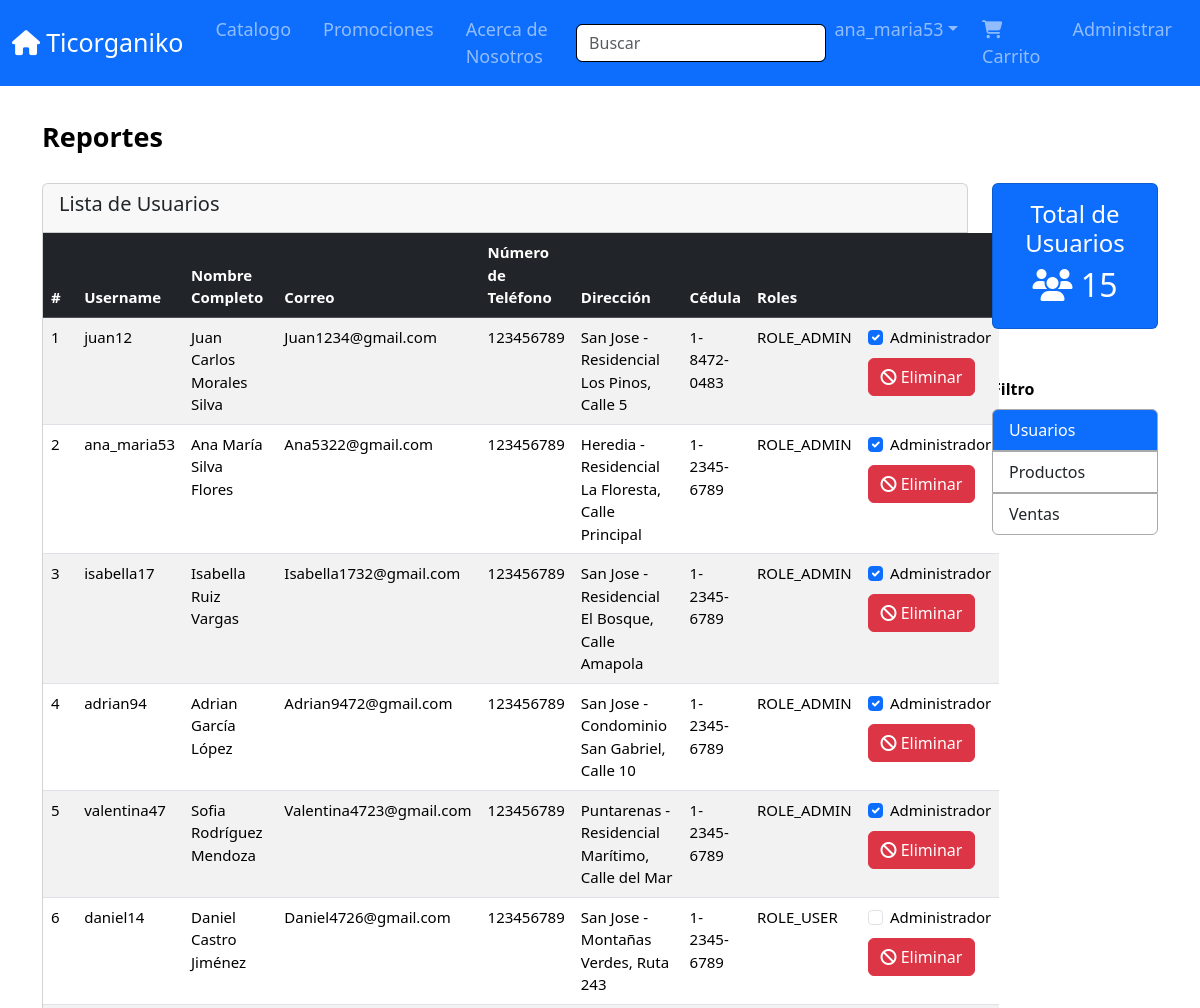
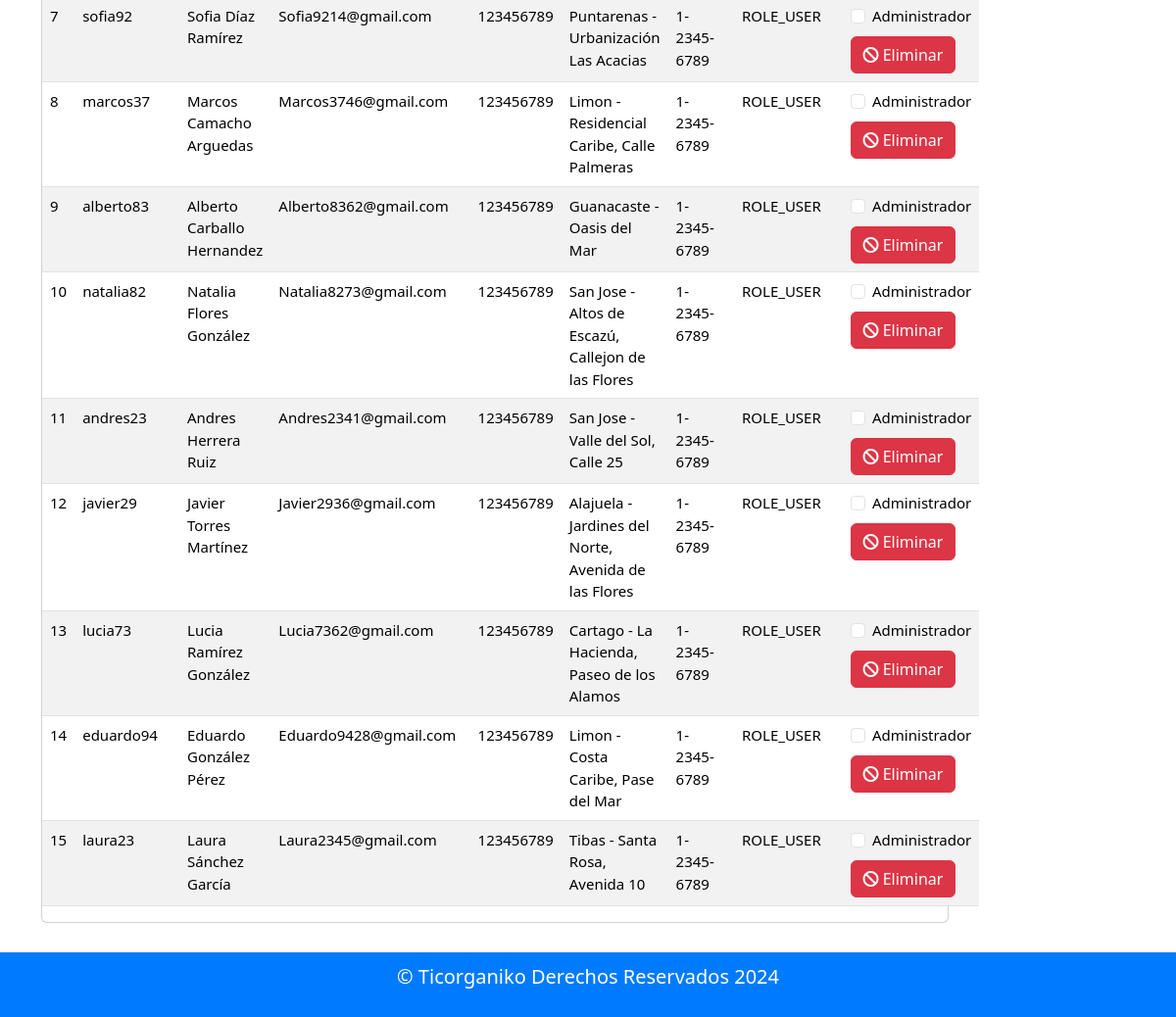
The page /reporteUsuarios.php (signed in) on the database as committed earlier (2 pictures, top to bottom).
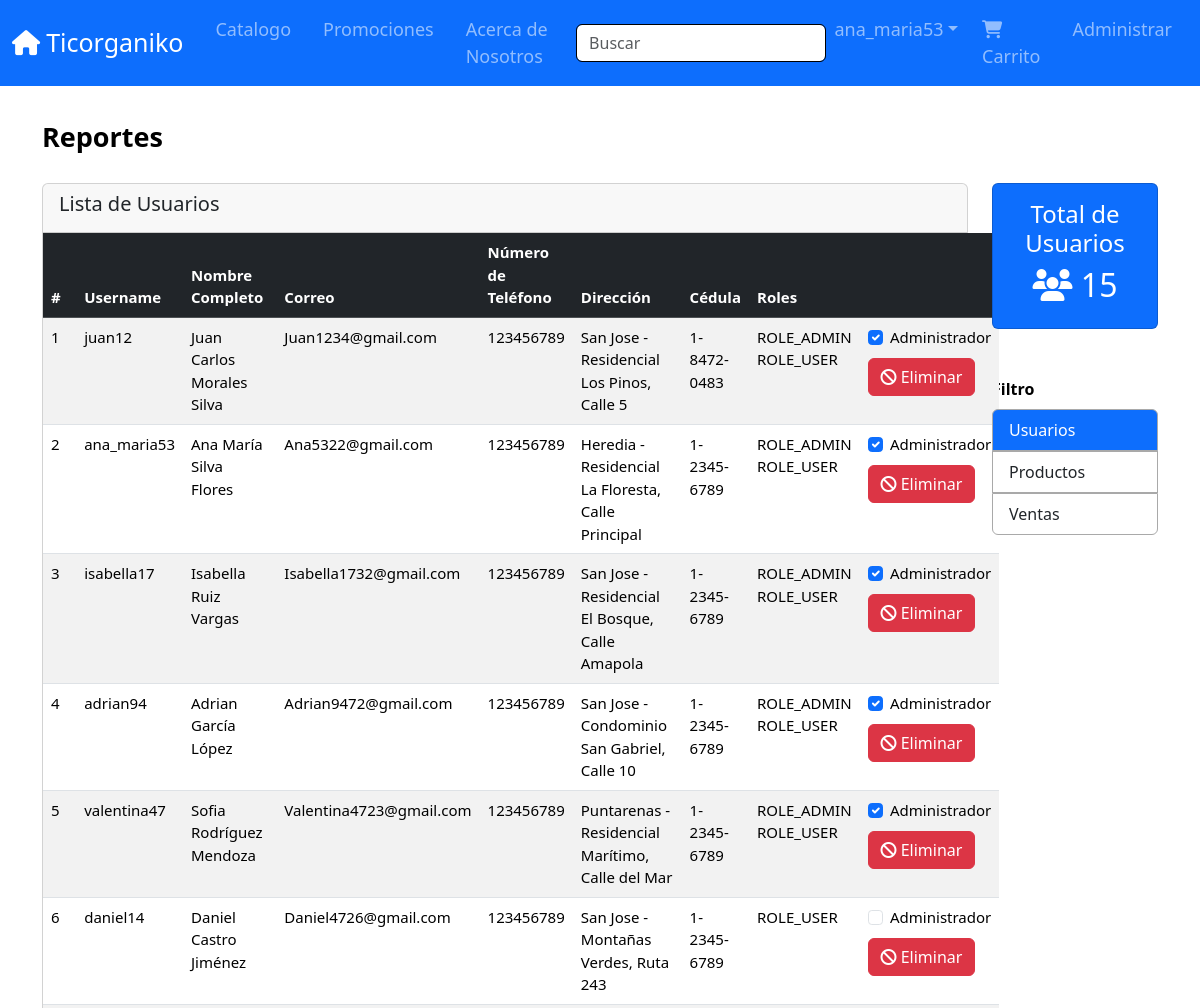
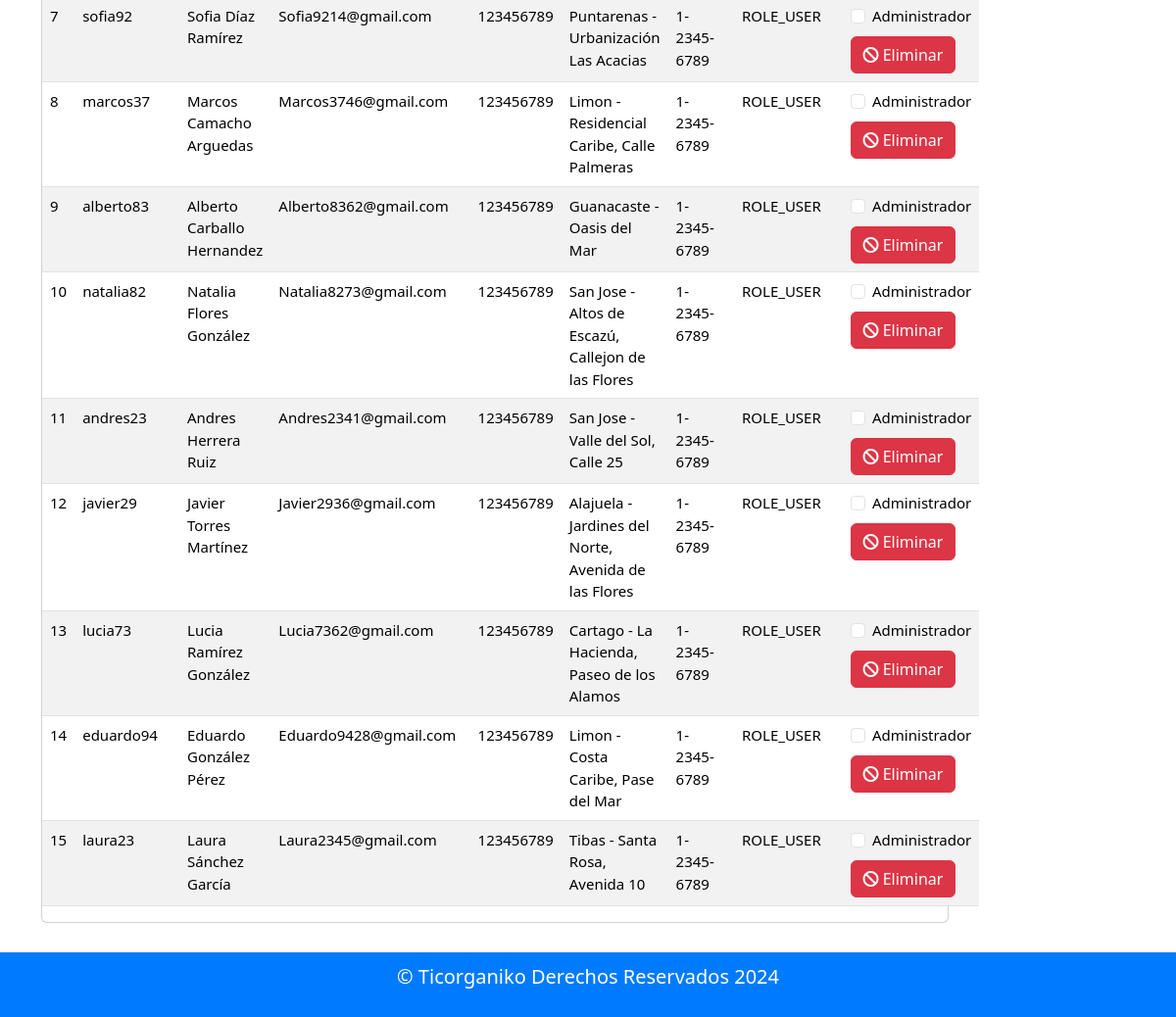
The same page on the database as committed later (2 pictures, top to bottom).
### tables this page shows
CREATE TABLE cliente (
  id_cliente INT NOT NULL AUTO_INCREMENT,
  nombre VARCHAR(35) NOT NULL,
  correo VARCHAR(30) NOT NULL,
  numero_telefono INT,
  direccion VARCHAR(120),
  cedula INT NOT NULL,
  username VARCHAR(15) NOT NULL,
  password VARCHAR(512) NOT NULL,
  ruta_imagen VARCHAR(1024),
  activo BOOLEAN,
  PRIMARY KEY (id_cliente));

create table rol (
  id_rol INT NOT NULL AUTO_INCREMENT,
  id_cliente INT NOT NULL,
  nombre VARCHAR(20),
  PRIMARY KEY (id_rol),
  FOREIGN KEY fk_rol_cliente (id_cliente) REFERENCES cliente(id_cliente)
);

### reporteUsuarios.php (the view, shortened to what this page needs)
<?php
include "conexion.php";
include_once "plantilla.php";
include_once "ProcesosLR.php";
$sqlClientes = "SELECT * FROM cliente";
$resultClientes = $conn->query($sqlClientes);
?>
<!DOCTYPE html>
<html xmlns="http://www.w3.org/1999/xhtml">
<head>
    <link rel="stylesheet" href="css/estilos.css">
    <link href="https://cdn.jsdelivr.net/npm/bootstrap@5.3.3/dist/css/bootstrap.min.css" rel="stylesheet">
</head>
<body>
    <?php
    MostrarNavbar();
    ?>
    <section id="main-header" class="py-0">
        <div class="container">
            <div class="row">
                <div class="col-md-6">
                    <h1 style="margin-bottom: 30px;"><b>Reportes</b></h1>
                </div>
            </div>
            <div class="row">
                <div class="col-md-10">
                    <div class="card">
                        <div class="card-header">
                            <h5 id="titulo">Lista de Usuarios</h5>
                        </div>
                        <div id="tabla">
                            <?php if ($resultClientes->num_rows > 0): ?>
                            <table class="table table-striped table-hover">
                                <thead class="table-dark" style="font-size: 15px;">
                                    <tr>
                                        <th>#</th>
                                        <th>Username</th>
                                        <th>Nombre Completo</th>
                                        <th>Correo</th>
                                        <th>Número de Teléfono</th>
                                        <th>Dirección</th>
                                        <th>Cédula</th>
                                        <th>Roles</th>
                                        <th></th>
                                    </tr>
                                </thead>
                                <tbody style="font-size: 15px;">
                                    <?php $contador = 1; ?>
                                    <?php while ($cliente = $resultClientes->fetch_assoc()): ?>
                                    <tr>
                                        <td><?php echo $contador; ?></td>
                                        <td><?php echo $cliente['username']; ?></td>
                                        <td><?php echo $cliente['nombre']; ?></td>
                                        <td><?php echo $cliente['correo']; ?></td>
                                        <td><?php echo $cliente['numero_telefono']; ?></td>
                                        <td><?php echo $cliente['direccion']; ?></td>
                                        <td><?php
                                                    $cedula = $cliente['cedula'];
                                                    $formatoCedula = substr_replace($cedula, '-', 1, 0);
                                                    $formatoCedula = substr_replace($formatoCedula, '-', 6, 0);
                                                    echo $formatoCedula;
                                                ?></td>
                                        <td>
                                            <?php
                                                    $idCliente = $cliente['id_cliente'];
                                                    $sqlRoles = "SELECT nombre FROM rol WHERE id_cliente = '$idCliente'";
                                                    $resultRoles = $conn->query($sqlRoles);
                                                    while ($rol = $resultRoles->fetch_assoc()) {
                                                        echo $rol['nombre'] . " ";
                                                    }
                                                    ?>
                                        </td>
                                        <td>
                                            <form action="procesosLR.php" method="POST">
                                                <div class="mb-2 form-check">
                                                    <input type="checkbox" class="form-check-input admin-checkbox"
                                                        id="checkAdmin<?php echo $idCliente; ?>" <?php
                                                            $sqlRolAdmin = "SELECT COUNT(*) AS count FROM rol WHERE nombre = 'ROLE_ADMIN' AND id_cliente = '$idCliente'";
                                                            $resultRolAdmin = $conn->query($sqlRolAdmin);
                                                            $rolAdminRow = $resultRolAdmin->fetch_assoc();
                                                            $isAdmin = $rolAdminRow['count'] > 0;
                                                            echo $isAdmin ? 'checked' : '';
                                                            ?> name="admin">
                                                    <label class="form-check-label"
                                                        for="checkAdmin<?php echo $idCliente; ?>">Administrador</label>
                                                </div>
                                                <button type="submit" class="btn btn-danger">
                                                    <i class="fa-solid fa-ban"></i> Eliminar
                                                </button>
                                            </form>
                                        </td>
                                    </tr>
                                    <?php $contador++; ?>
                                    <?php endwhile; ?>
                                </tbody>
                            </table>
                            <?php else: ?>
                            <div class="text-center p-2">
                                <span>No hay usuarios registrados</span>
                            </div>
                            <?php endif; ?>
                        </div>
                    </div>
                </div>
                <div class="col-md-2">
                    <div class="card text-center text-white mb-2" style="background: #0d6efd;">
                        <div class="card-body">
                            <h4>Total de Usuarios</h4>
                            <h6 class="fs-2"><i class="fas fa-users"></i> <?php echo $resultClientes->num_rows; ?></h6>
                        </div>
                    </div>
                    <p class="text-left mb-2" style="padding-top: 40px; color: #000;"><b>Filtro</b></hp>
                    <div class="list-group">
                        <button type="button" style="border: 1px solid #a9a9a9;"
                            class="list-group-item list-group-item-action active"
                            onclick="hrefUsuarios()">Usuarios</button>
                        <button type="button" style="border: 1px solid #a9a9a9;"
                            class="list-group-item list-group-item-action" onclick="hrefProductos()">Productos</button>
                        <button type="button" style="border: 1px solid #a9a9a9;"
                            class="list-group-item list-group-item-action">Ventas</button>
                    </div>
                </div>
            </div>
        </div>
    </section>
    <?php
    MostrarFooter();
    ?>
</body>
</html>

### plantilla.php (shortened to what this page needs)
<?php
function MostrarNavbar()
{
    include "conexion.php";
    ?>
    <head>
        <link rel="stylesheet" href="css/estilos.css">
        <link href="https://cdn.jsdelivr.net/npm/bootstrap@5.3.3/dist/css/bootstrap.min.css" rel="stylesheet">
    </head>
    <nav class="navbar navbar-expand-sm navbar-dark py-2 bg-primary p-0">
        <div class="container" style="max-width: 1360px;">
            <a href="index.php" class="navbar-brand" style="font-size: 25px"><i class="fa-solid fa-house"></i>Ticorganiko</a>
            <div class="collapse navbar-collapse justify-content-between" id="navbarCollapse">
                <ul class="navbar-nav">
                    <li class="nav-item px-2"><a class="nav-link" href="categoriasPanel.php">Catalogo</a></li>
                    <li class="nav-item px-2"><a class="nav-link" href="promocionesPanel.php">Promociones</a></li>
                    <li class="nav-item px-2"><a class="nav-link" href="contactoPanel.php">Acerca de Nosotros</a></li>
                </ul>
                <form class="form-inline">
                    <div class="input-group">
                        <input class="form-control mr-sm-2" type="text" class="form-control" id="busqueda" name="busqueda" style="border: 1px solid #000000;" placeholder="Buscar" />
                    </div>
                </form>
                <ul class="navbar-nav">
                    <?php
                    if (isset($_SESSION["username"])) {
                        echo '<li class="nav-item dropdown">
                                <a class="nav-link dropdown-toggle"
                                   data-bs-toggle="dropdown"
                                   href="#"
                                   role="button"
                                   aria-expanded="false">' . $_SESSION["username"] . '</a>
                                <ul class="dropdown-menu dropdown-menu-dark">
                                    <li><a class="dropdown-item" href="perfilPanel.php" style="font-size: 15px;">Ver Perfil</a></li>
                                    <li><hr class="dropdown-divider"></li>
                                    <form method="post" action="ProcesosLR.php">
                                        <input type="hidden" name="action" value="CerrarSesion">
                                        <li><button type="submit" class="dropdown-item" style="font-size: 15px;">Cerrar Sesion</button></li>
                                    </form>
                                </ul>
                            </li>';
                        echo '<li class="nav-item px-2">
                                <a class="nav-link" href="carritoPanel.php">
                                    <i class="fa-solid fa-cart-shopping"></i>Carrito';
                        echo '</a>
                            </li>';
                        $username = $_SESSION["username"];
                        $query = "SELECT COUNT(*) as count FROM rol WHERE id_cliente = (SELECT id_cliente FROM cliente WHERE username = '$username') AND nombre = 'ROLE_ADMIN'";
                        $result = mysqli_query($conn, $query);
                        if ($result) {
                            $row = mysqli_fetch_assoc($result);
                            $count = $row["count"];
                            if ($count > 0) {
                                echo '<li class="nav-item px-2">
                                        <a class="nav-link" href="reporteUsuarios.php">Administrar</a>
                                      </li>';
                            }
                        } else {
                            echo "Error en la consulta SQL: " . mysqli_error($conn);
                        }
                    }
                    ?>
                </ul>
            </div>
        </div>
    </nav>
<?php
    $output = ob_get_clean();
    echo $output;
}
function MostrarFooter()
{
    ?>
    <footer class="footerPlantilla" id="footerPlantilla">
        <div class="container">
            <div class="row">
                <div class="col">
                    <p class="lead text-center">
                        &copy; Ticorganiko Derechos Reservados 2024
                    </p>
                </div>
            </div>
        </div>
    </footer>
<?php
    $output = ob_get_clean();
    echo $output;
}
    ?>

### css/estilos.css (style rules this page uses)
.fa-house { margin-right: 6px; }
.fa-cart-shopping { margin-right: 8px; }
.form-inline { width: 30%; }
.navbar-brand { font-size: 24px; }
.navbar-nav .nav-item a { font-size: 18px; }
#footerPlantilla { background-color: #007BFF; color: #fff; padding: 10px 0; margin-top: 30px; }
#main-header { background-color: #fff; color: #fff; padding: 10px 0; }
#main-header h1 { font-size: 27px; color: #000; margin-top: 15px; }
.card { text-align: left; font-size: 18px; }
.col-md-6 { max-width: 440px; margin-left: 0px; }
.col-md-6 { padding-top: 20px; }
table { width: 100%; border-collapse: collapse; margin-bottom: 20px; }
th, td { padding: 10px; text-align: left; border-bottom: 1px solid #ddd; }
th { background-color: #f2f2f2; }

Rows that differ between the two databases and show on the page:
changed cliente "juan12": gains rol (nombre "ROLE_USER")
changed cliente "ana_maria53": gains rol (nombre "ROLE_ADMIN"); gains rol (nombre "ROLE_USER"); loses rol (nombre "ROLE_ADMIN")
changed cliente "isabella17": gains rol (nombre "ROLE_ADMIN"); gains rol (nombre "ROLE_USER"); loses rol (nombre "ROLE_ADMIN")
changed cliente "adrian94": gains rol (nombre "ROLE_ADMIN"); gains rol (nombre "ROLE_USER"); loses rol (nombre "ROLE_ADMIN")
changed cliente "valentina47": gains rol (nombre "ROLE_ADMIN"); gains rol (nombre "ROLE_USER"); loses rol (nombre "ROLE_ADMIN")
changed cliente "daniel14": gains rol (nombre "ROLE_USER"); loses rol (nombre "ROLE_USER")
changed cliente "sofia92": gains rol (nombre "ROLE_USER"); loses rol (nombre "ROLE_USER")
changed cliente "marcos37": gains rol (nombre "ROLE_USER"); loses rol (nombre "ROLE_USER")
changed cliente "alberto83": gains rol (nombre "ROLE_USER"); loses rol (nombre "ROLE_USER")
changed cliente "natalia82": gains rol (nombre "ROLE_USER"); loses rol (nombre "ROLE_USER")
changed cliente "andres23": loses rol (nombre "ROLE_USER")
added rol: nombre "ROLE_USER", shown under cliente "andres23"
changed cliente "javier29": loses rol (nombre "ROLE_USER")
added rol: nombre "ROLE_USER", shown under cliente "javier29"
changed cliente "lucia73": loses rol (nombre "ROLE_USER")
added rol: nombre "ROLE_USER", shown under cliente "lucia73"
changed cliente "eduardo94": loses rol (nombre "ROLE_USER")
added rol: nombre "ROLE_USER", shown under cliente "eduardo94"
changed cliente "laura23": loses rol (nombre "ROLE_USER")
added rol: nombre "ROLE_USER", shown under cliente "laura23"
